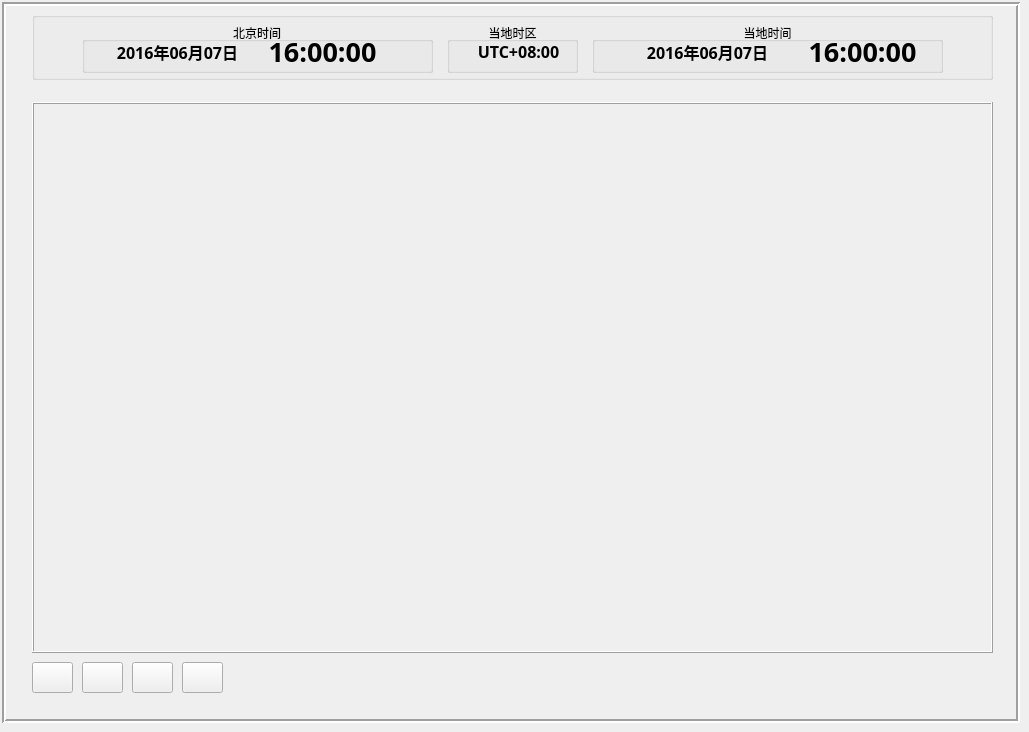
   <widget class="QWidget" name="helpWidget">
    <attribute name="title">
     <string>帮助</string>
    </attribute>
    <widget class="QFrame" name="frame_5">
     <property name="geometry">
      <rect>
       <x>2</x>
       <y>2</y>
       <width>1018</width>
       <height>721</height>
      </rect>
     </property>
     <property name="frameShape">
      <enum>QFrame::Box</enum>
     </property>
     <property name="frameShadow">
      <enum>QFrame::Sunken</enum>
     </property>
     <property name="lineWidth">
      <number>2</number>
     </property>
     <widget class="QFrame" name="frame_7">
      <property name="geometry">
       <rect>
        <x>30</x>
        <y>100</y>
        <width>961</width>
        <height>551</height>
       </rect>
      </property>
      <property name="frameShape">
       <enum>QFrame::Box</enum>
      </property>
      <property name="frameShadow">
       <enum>QFrame::Raised</enum>
      </property>
     </widget>
     <widget class="QGroupBox" name="groupBox_19">
      <property name="geometry">
       <rect>
        <x>30</x>
        <y>10</y>
        <width>961</width>
        <height>68</height>
       </rect>
      </property>
      <property name="title">
       <string/>
      </property>
      <widget class="QGroupBox" name="groupBox_20">
       <property name="geometry">
        <rect>
         <x>50</x>
         <y>10</y>
         <width>351</width>
         <height>51</height>
        </rect>
       </property>
       <property name="title">
        <string>北京时间</string>
       </property>
       <property name="alignment">
        <set>Qt::AlignCenter</set>
       </property>
       <widget class="QLabel" name="label_subBeijingDate_4">
        <property name="geometry">
         <rect>
          <x>30</x>
          <y>16</y>
          <width>131</width>
          <height>27</height>
         </rect>
        </property>
        <property name="font">
         <font>
          <family>新宋体</family>
          <pointsize>12</pointsize>
          <weight>75</weight>
          <bold>true</bold>
         </font>
        </property>
        <property name="text">
         <string>2016年06月07日</string>
        </property>
        <property name="alignment">
         <set>Qt::AlignCenter</set>
        </property>
       </widget>
       <widget class="QLabel" name="label_subBeijingTime_HM_4">
        <property name="geometry">
         <rect>
          <x>180</x>
          <y>16</y>
          <width>121</width>
          <height>27</height>
         </rect>
        </property>
        <property name="font">
         <font>
          <family>新宋体</family>
          <pointsize>20</pointsize>
          <weight>75</weight>
          <bold>true</bold>
         </font>
        </property>
        <property name="text">
         <string>16:00:00</string>
        </property>
        <property name="alignment">
         <set>Qt::AlignCenter</set>
        </property>
       </widget>
      </widget>
      <widget class="QGroupBox" name="groupBox_21">
       <property name="geometry">
        <rect>
         <x>560</x>
         <y>10</y>
         <width>351</width>
         <height>51</height>
        </rect>
       </property>
       <property name="title">
        <string>当地时间</string>
       </property>
       <property name="alignment">
        <set>Qt::AlignCenter</set>
       </property>
       <widget class="QLabel" name="label_subLocalTime_HM_4">
        <property name="geometry">
         <rect>
          <x>210</x>
          <y>16</y>
          <width>121</width>
          <height>27</height>
         </rect>
        </property>
        <property name="font">
         <font>
          <family>新宋体</family>
          <pointsize>20</pointsize>
          <weight>75</weight>
          <bold>true</bold>
         </font>
        </property>
        <property name="text">
         <string>16:00:00</string>
        </property>
        <property name="alignment">
         <set>Qt::AlignCenter</set>
        </property>
       </widget>
       <widget class="QLabel" name="label_subLocalDate_4">
        <property name="geometry">
         <rect>
          <x>50</x>
          <y>16</y>
          <width>131</width>
          <height>27</height>
         </rect>
        </property>
        <property name="font">
         <font>
          <family>新宋体</family>
          <pointsize>12</pointsize>
          <weight>75</weight>
          <bold>true</bold>
         </font>
        </property>
        <property name="text">
         <string>2016年06月07日</string>
        </property>
        <property name="alignment">
         <set>Qt::AlignCenter</set>
        </property>
       </widget>
      </widget>
      <widget class="QGroupBox" name="groupBox_22">
       <property name="geometry">
        <rect>
         <x>415</x>
         <y>10</y>
         <width>131</width>
         <height>51</height>
        </rect>
       </property>
       <property name="title">
        <string>当地时区</string>
       </property>
       <property name="alignment">
        <set>Qt::AlignCenter</set>
       </property>
       <widget class="QLabel" name="label_subLocalTimeZone_4">
        <property name="geometry">
         <rect>
          <x>26</x>
          <y>16</y>
          <width>91</width>
          <height>27</height>
         </rect>
        </property>
        <property name="font">
         <font>
          <family>新宋体</family>
          <pointsize>12</pointsize>
          <weight>75</weight>
          <bold>true</bold>
         </font>
        </property>
        <property name="text">
         <string>UTC+08:00</string>
        </property>
        <property name="alignment">
         <set>Qt::AlignCenter</set>
        </property>
       </widget>
      </widget>
     </widget>
     <widget class="QPushButton" name="video_back">
      <property name="geometry">
       <rect>
        <x>30</x>
        <y>660</y>
        <width>41</width>
        <height>31</height>
       </rect>
      </property>
      <property name="text">
       <string/>
      </property>
      <property name="icon">
       <iconset resource="resource.qrc">
        <normaloff>:/image/control_rewind.png</normaloff>:/image/control_rewind.png</iconset>
      </property>
      <property name="iconSize">
       <size>
        <width>42</width>
        <height>42</height>
       </size>
      </property>
     </widget>
     <widget class="QPushButton" name="video_play">
      <property name="geometry">
       <rect>
        <x>80</x>
        <y>660</y>
        <width>41</width>
        <height>31</height>
       </rect>
      </property>
      <property name="text">
       <string/>
      </property>
      <property name="icon">
       <iconset resource="resource.qrc">
        <normaloff>:/image/control_play.png</normaloff>:/image/control_play.png</iconset>
      </property>
      <property name="iconSize">
       <size>
        <width>42</width>
        <height>42</height>
       </size>
      </property>
     </widget>
     <widget class="QPushButton" name="video_forward">
      <property name="geometry">
       <rect>
        <x>180</x>
        <y>660</y>
        <width>41</width>
        <height>31</height>
       </rect>
      </property>
      <property name="text">
       <string/>
      </property>
      <property name="icon">
       <iconset resource="resource.qrc">
        <normaloff>:/image/control_fastforward.png</normaloff>:/image/control_fastforward.png</iconset>
      </property>
      <property name="iconSize">
       <size>
        <width>42</width>
        <height>42</height>
       </size>
      </property>
     </widget>
     <widget class="QPushButton" name="video_stop">
      <property name="geometry">
       <rect>
        <x>130</x>
        <y>660</y>
        <width>41</width>
        <height>31</height>
       </rect>
      </property>
      <property name="text">
       <string/>
      </property>
      <property name="icon">
       <iconset resource="resource.qrc">
        <normaloff>:/image/control_stop.png</normaloff>:/image/control_stop.png</iconset>
      </property>
      <property name="iconSize">
       <size>
        <width>42</width>
        <height>42</height>
       </size>
      </property>
     </widget>
    </widget>
   </widget>
